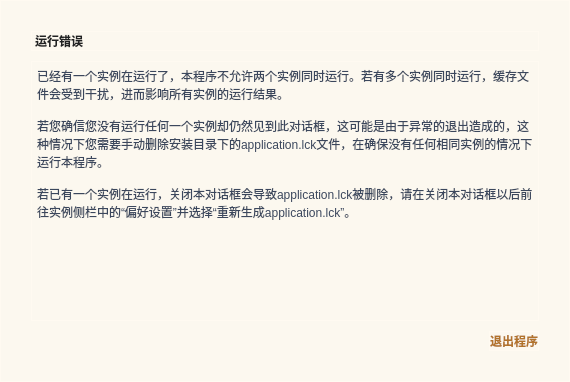
<?xml version="1.0" encoding="UTF-8"?>
<ui version="4.0">
 <class>errAlreadyRunning</class>
 <widget class="QDialog" name="errAlreadyRunning">
  <property name="geometry">
   <rect>
    <x>0</x>
    <y>0</y>
    <width>570</width>
    <height>382</height>
   </rect>
  </property>
  <property name="windowTitle">
   <string>Dialog</string>
  </property>
  <layout class="QGridLayout" name="gridLayout">
   <property name="leftMargin">
    <number>0</number>
   </property>
   <property name="topMargin">
    <number>0</number>
   </property>
   <property name="rightMargin">
    <number>0</number>
   </property>
   <property name="bottomMargin">
    <number>0</number>
   </property>
   <property name="horizontalSpacing">
    <number>0</number>
   </property>
   <item row="0" column="0">
    <widget class="QFrame" name="frame">
     <property name="styleSheet">
      <string notr="true">border: 1px solid rgb(255,250,241);
background: #fcf8ef;
</string>
     </property>
     <property name="frameShape">
      <enum>QFrame::StyledPanel</enum>
     </property>
     <property name="frameShadow">
      <enum>QFrame::Raised</enum>
     </property>
     <layout class="QVBoxLayout" name="verticalLayout">
      <property name="spacing">
       <number>10</number>
      </property>
      <property name="leftMargin">
       <number>30</number>
      </property>
      <property name="topMargin">
       <number>30</number>
      </property>
      <property name="rightMargin">
       <number>30</number>
      </property>
      <property name="bottomMargin">
       <number>30</number>
      </property>
      <item>
       <widget class="QLabel" name="label">
        <property name="sizePolicy">
         <sizepolicy hsizetype="Preferred" vsizetype="Fixed">
          <horstretch>0</horstretch>
          <verstretch>0</verstretch>
         </sizepolicy>
        </property>
        <property name="styleSheet">
         <string notr="true">font-weight: 700;
color: #202122;</string>
        </property>
        <property name="text">
         <string>运行错误</string>
        </property>
       </widget>
      </item>
      <item>
       <widget class="QLabel" name="label_2">
        <property name="sizePolicy">
         <sizepolicy hsizetype="Preferred" vsizetype="Expanding">
          <horstretch>0</horstretch>
          <verstretch>0</verstretch>
         </sizepolicy>
        </property>
        <property name="styleSheet">
         <string notr="true">color: #3b475d;
padding: 2px;</string>
        </property>
        <property name="text">
         <string>已经有一个实例在运行了，本程序不允许两个实例同时运行。若有多个实例同时运行，缓存文件会受到干扰，进而影响所有实例的运行结果。

若您确信您没有运行任何一个实例却仍然见到此对话框，这可能是由于异常的退出造成的，这种情况下您需要手动删除安装目录下的application.lck文件，在确保没有任何相同实例的情况下运行本程序。

若已有一个实例在运行，关闭本对话框会导致application.lck被删除，请在关闭本对话框以后前往实例侧栏中的“偏好设置”并选择“重新生成application.lck”。</string>
        </property>
        <property name="alignment">
         <set>Qt::AlignLeading|Qt::AlignLeft|Qt::AlignTop</set>
        </property>
        <property name="wordWrap">
         <bool>true</bool>
        </property>
       </widget>
      </item>
      <item>
       <layout class="QHBoxLayout" name="horizontalLayout">
        <item>
         <spacer name="horizontalSpacer">
          <property name="orientation">
           <enum>Qt::Horizontal</enum>
          </property>
          <property name="sizeHint" stdset="0">
           <size>
            <width>40</width>
            <height>20</height>
           </size>
          </property>
         </spacer>
        </item>
        <item>
         <widget class="QPushButton" name="quitApplication">
          <property name="sizePolicy">
           <sizepolicy hsizetype="Minimum" vsizetype="Fixed">
            <horstretch>0</horstretch>
            <verstretch>0</verstretch>
           </sizepolicy>
          </property>
          <property name="styleSheet">
           <string notr="true">color: rgb(178,115,43);
font-weight: 700;</string>
          </property>
          <property name="text">
           <string>退出程序</string>
          </property>
         </widget>
        </item>
       </layout>
      </item>
     </layout>
    </widget>
   </item>
  </layout>
 </widget>
 <resources/>
 <connections/>
</ui>
